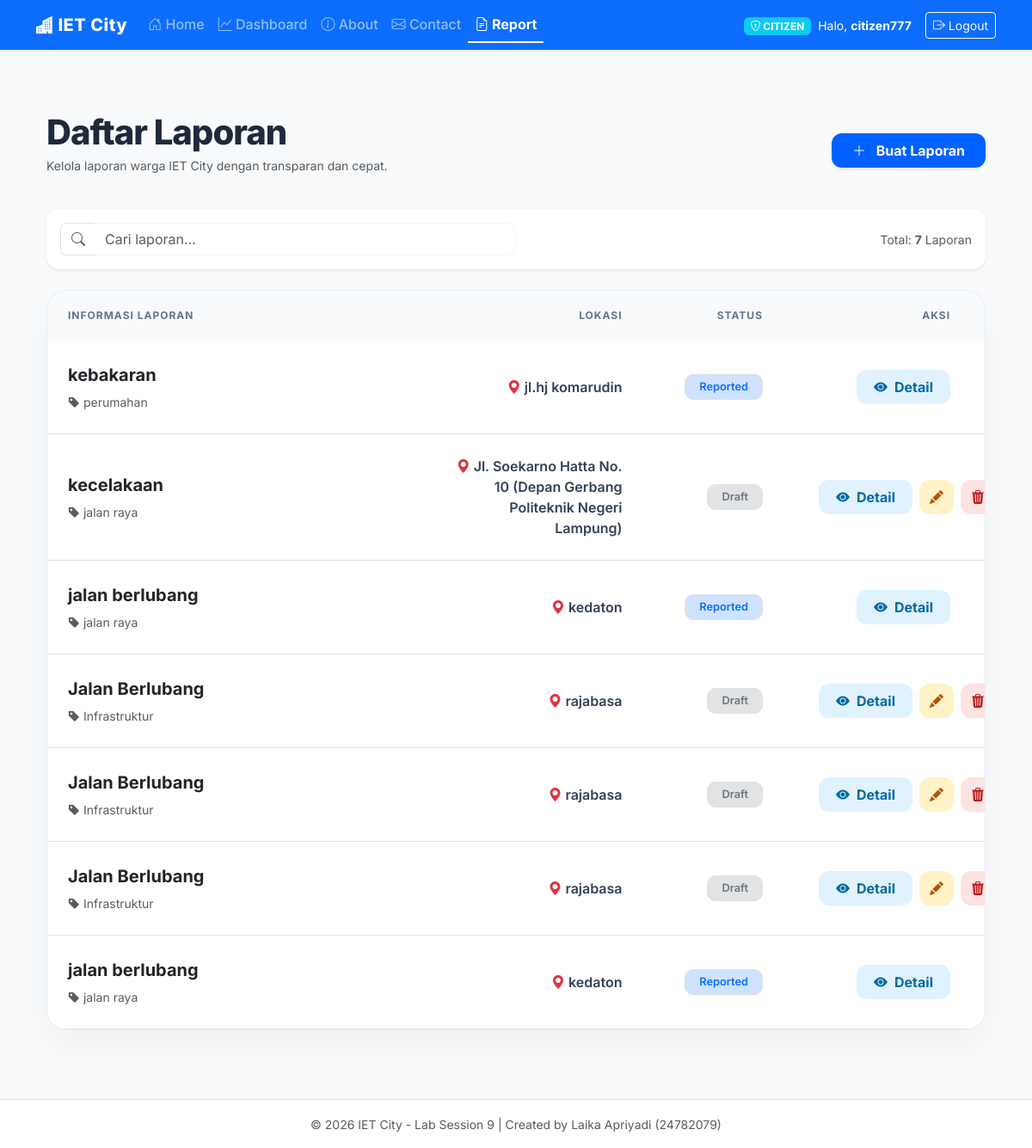
The page /reports/ (signed in) on the database its author committed.
### usermanagement_24782079/models.py (models this page shows, shortened)
class User(AbstractUser):
    is_admin = models.BooleanField(default=False)
    is_member = models.BooleanField(default=True)

### main_app/models.py (models this page shows)
class Report(models.Model):
    title = models.CharField(max_length=200)
    category = models.CharField(max_length=100)
    description = models.TextField()
    location = models.CharField(max_length=200)
    reporter = models.ForeignKey(
        settings.AUTH_USER_MODEL,
        on_delete=models.CASCADE,
        related_name='reports',
        null=True,
        blank=True
    )
    status = models.CharField(
        max_length=20,
        choices=STATUS_CHOICES,
        default='REPORTED'
    )
    created_at = models.DateTimeField(auto_now_add=True)
    updated_at = models.DateTimeField(auto_now=True)

### main_app/views.py (the view)
# urls.py: path('reports/', views.ReportListView.as_view(), name='report_list'),
class ReportListView(ListView):
    model = Report
    template_name = 'main_app/report_list.html'
    context_object_name = 'reports'

### main_app/templates/main_app/report_list.html (shortened to what this page needs)
{% extends 'base.html' %}
{% block content %}
<div class="container py-5 fade-in">
    <div class="d-flex justify-content-between align-items-center mb-4">
        <div>
            <h1 class="page-title mb-1">Daftar Laporan</h1>
            <p class="text-muted small">Kelola laporan warga IET City dengan transparan dan cepat.</p>
        </div>
        <a href="{% url 'report_create' %}" class="btn btn-primary px-4 py-2 shadow-sm fw-bold" style="border-radius: 12px; background: var(--primary-blue); border: none;">
            <i class="bi bi-plus-lg me-2"></i> Buat Laporan
        </a>
    </div>
    <div class="mb-4 bg-white p-3 rounded-4 shadow-sm d-flex justify-content-between align-items-center">
        <div class="input-group w-50">
            <span class="input-group-text bg-transparent border-end-0 text-muted"><i class="bi bi-search"></i></span>
            <input type="text" id="searchInput" class="form-control border-start-0 shadow-none" style="border: 1px solid #f1f5f9; border-radius: 0 12px 12px 0;" placeholder="Cari laporan...">
        </div>
        <div class="text-muted small">Total: <strong>{{ reports|length }}</strong> Laporan</div>
    </div>
    <div class="table-container">
        <table class="table mb-0" id="reportTable" style="table-layout: fixed; width: 100%;">
            <thead>
                <tr>
                    <th style="width: 40%" class="ps-4">Informasi Laporan</th>
                    <th style="width: 25%" class="text-end-custom">Lokasi</th>
                    <th style="width: 15%" class="text-end-custom">Status</th>
                    <th style="width: 20%" class="text-end-custom">Aksi</th>
                </tr>
            </thead>
            <tbody>
                {% for report in reports %}
                <tr>
                    <td class="ps-4">
                        <div class="fw-bold text-dark fs-5 mb-1">{{ report.title }}</div>
                        <span class="text-muted small"><i class="bi bi-tag-fill"></i> {{ report.category|default:"Umum" }}</span>
                    </td>
                    <td class="text-end-custom fw-semibold">
                        <i class="bi bi-geo-alt-fill text-danger"></i> {{ report.location }}
                    </td>
                    <td class="text-end-custom">
                        {% if report.status == 'DRAFT' %}
                            <span class="badge badge-modern bg-secondary-subtle text-secondary border">Draft</span>
                        {% elif report.status == 'REPORTED' %}
                            <span class="badge badge-modern bg-primary-subtle text-primary border">Reported</span>
                        {% elif report.status == 'IN_PROGRESS' %}
                            <span class="badge badge-modern bg-warning-subtle text-warning-emphasis border">In Progress</span>
                        {% elif report.status == 'RESOLVED' %}
                            <span class="badge badge-modern bg-success-subtle text-success border">Resolved</span>
                        {% else %}
                            <span class="badge badge-modern bg-light text-dark border">{{ report.status }}</span>
                        {% endif %}
                    </td>
                    <td class="text-end-custom">
                        <div class="btn-action-group">
                            <button class="btn-custom btn-detail-blue btn-detail"
                                    data-title="{{ report.title }}"
                                    data-location="{{ report.location }}"
                                    data-status="{{ report.get_status_display }}"
                                    data-description="{{ report.description }}">
                                <i class="bi bi-eye-fill me-2"></i> Detail
                            </button>
                            {% if user.is_staff %}
                                <a href="{% url 'report_update' report.pk %}" class="btn-custom btn-edit-yellow" title="Edit"><i class="bi bi-pencil-fill"></i></a>
                                <a href="{% url 'report_delete' report.pk %}" class="btn-custom btn-delete-red" title="Hapus" onclick="return confirm('Hapus laporan ini?')"><i class="bi bi-trash3-fill"></i></a>
                            {% elif report.status == 'DRAFT' %}
                                <a href="{% url 'report_update' report.pk %}" class="btn-custom btn-edit-yellow" title="Edit"><i class="bi bi-pencil-fill"></i></a>
                                <a href="{% url 'report_delete' report.pk %}" class="btn-custom btn-delete-red" title="Hapus" onclick="return confirm('Hapus draf ini?')"><i class="bi bi-trash3-fill"></i></a>
                            {% endif %}
                        </div>
                    </td>
                </tr>
                {% empty %}
                <tr>
                    <td colspan="4" class="text-center py-5 text-muted">Belum ada laporan masuk.</td>
                </tr>
                {% endfor %}
            </tbody>
        </table>
    </div>
</div>
{% endblock %}

### templates/base.html (shortened to what this page needs)
<!DOCTYPE html>
<html lang="id">
<head>
    <link href="https://cdn.jsdelivr.net/npm/bootstrap@5.3.0/dist/css/bootstrap.min.css" rel="stylesheet">
    <link rel="stylesheet" href="https://cdn.jsdelivr.net/npm/bootstrap-icons@1.11.0/font/bootstrap-icons.css">
</head>
<body>
    <nav class="navbar navbar-expand-lg navbar-dark bg-primary shadow-sm mb-4">
        <div class="container">
            <a class="navbar-brand" href="{% url 'home_page' %}">
                <i class="bi bi-buildings-fill"></i> IET City
            </a>
            <div class="collapse navbar-collapse" id="navbarNav">
                <ul class="navbar-nav me-auto">
                    {% if user.is_authenticated %}
                        <li class="nav-item">
                            <a class="nav-link {% if request.resolver_match.url_name == 'home_page' %}active{% endif %}" href="{% url 'home_page' %}">
                                <i class="bi bi-house-door"></i> Home
                            </a>
                        </li>
                        <li class="nav-item">
                            <a class="nav-link {% if 'dashboard' in request.path %}active{% endif %}" href="{% url 'dashboard_main' %}">
                                <i class="bi bi-graph-up"></i> Dashboard
                            </a>
                        </li>
                        <li class="nav-item">
                            <a class="nav-link {% if request.resolver_match.url_name == 'about' %}active{% endif %}" href="{% url 'about' %}">
                                <i class="bi bi-info-circle"></i> About
                            </a>
                        </li>
                        <li class="nav-item">
                            <a class="nav-link {% if request.resolver_match.url_name == 'contact' %}active{% endif %}" href="{% url 'contact' %}">
                                <i class="bi bi-envelope"></i> Contact
                            </a>
                        </li>
                        <li class="nav-item">
                            <a class="nav-link {% if request.resolver_match.url_name == 'report_list' %}active{% endif %}" href="{% url 'report_list' %}">
                                <i class="bi bi-file-earmark-text"></i> Report
                            </a>
                        </li>
                    {% endif %}
                </ul>
                <ul class="navbar-nav ms-auto align-items-center">
                    {% if user.is_authenticated %}
                        <li class="nav-item me-2">
                            <span class="badge {% if user.is_staff %}bg-warning text-dark{% else %}bg-info text-white{% endif %}">
                                <i class="bi bi-shield-lock"></i> {{ user.is_staff|yesno:"ADMIN,CITIZEN" }}
                            </span>
                        </li>
                        <li class="nav-item me-3">
                            <span class="text-white small">Halo, <strong>{{ user.username }}</strong></span>
                        </li>
                        <li class="nav-item">
                            <form action="{% url 'logout' %}" method="post" class="d-inline">
                                <button type="submit" class="btn btn-sm btn-outline-light">
                                    <i class="bi bi-box-arrow-right"></i> Logout
                                </button>
                            </form>
                        </li>
                    {% endif %}
                </ul>
            </div>
        </div>
    </nav>
    <div class="container">
        <main>
            {% block content %}
            {% endblock %}
        </main>
    </div>
    <footer class="text-center text-muted">
        <div class="container">
            <small>&copy; 2026 IET City - Lab Session 9 | Created by Laika Apriyadi (24782079)</small>
        </div>
    </footer>
</body>
</html>

### templates/base.html (style rules this page uses)
body { background-color: #f4f7f6; font-family: 'Segoe UI', Tahoma, Geneva, Verdana, sans-serif; min-height: 100vh; display: flex; flex-direction: column; }
.navbar-brand { font-weight: 800; letter-spacing: 0.5px; }
.nav-link { font-weight: 500; transition: 0.3s; }
.nav-link.active { color: #fff !important; font-weight: 700; border-bottom: 2px solid #fff; }
main { flex: 1; }
footer { background: #fff; border-top: 1px solid #dee2e6; padding: 1rem 0; margin-top: 2rem; }

### main_app/templates/main_app/report_list.html (style rules this page uses)
:root { --primary-blue: #0061ff; --soft-bg: #f8fafc; }
body { font-family: 'Inter', sans-serif; background-color: var(--soft-bg); }
.page-title { font-weight: 800; color: #1e293b; letter-spacing: -1px; }
.table-container { background: white; border-radius: 24px; overflow: hidden; box-shadow: 0 20px 40px rgba(0,0,0,0.04); border: 1px solid rgba(226, 232, 240, 0.8); }
.table thead th { background-color: #f8fafc; color: #64748b; text-transform: uppercase; font-size: 0.75rem; font-weight: 700; letter-spacing: 1px; padding: 20px 25px; border: none; }
.table tbody td { padding: 25px; vertical-align: middle; color: #334155; }
.text-end-custom { text-align: right !important; padding-right: 40px !important; }
.badge-modern { padding: 8px 16px; border-radius: 10px; font-weight: 600; font-size: 0.8rem; }
.btn-action-group { display: inline-flex; gap: 8px; }
.btn-custom { height: 40px; display: inline-flex; align-items: center; justify-content: center; border-radius: 12px; font-weight: 700; transition: 0.3s; border: none; }
.btn-detail-blue { background: #e0f2fe; color: #0369a1; padding: 0 20px; }
.btn-edit-yellow { background: #fef3c7; color: #b45309; width: 40px; }
.btn-delete-red { background: #fee2e2; color: #b91c1c; width: 40px; }
.fade-in { animation: fadeIn 0.6s ease-out forwards; }

### rows shown on the page
User: is_staff "CITIZEN", username "citizen777"
Report: title "kebakaran", category "perumahan", location "jl.hj komarudin", status "Reported"
Report: title "kecelakaan", category "jalan raya", location "Jl. Soekarno Hatta No. 10 (Depan Gerbang Politeknik Negeri Lampung)", status "Draft"
Report: title "jalan berlubang", category "jalan raya", location "kedaton", status "Reported"
Report: title "Jalan Berlubang", category "Infrastruktur", location "rajabasa", status "Draft"
Report: title "Jalan Berlubang", category "Infrastruktur", location "rajabasa", status "Draft"
Report: title "Jalan Berlubang", category "Infrastruktur", location "rajabasa", status "Draft"
Report: title "jalan berlubang", category "jalan raya", location "kedaton", status "Reported"

### other values the page prints
{{ reports|length }} "7"
